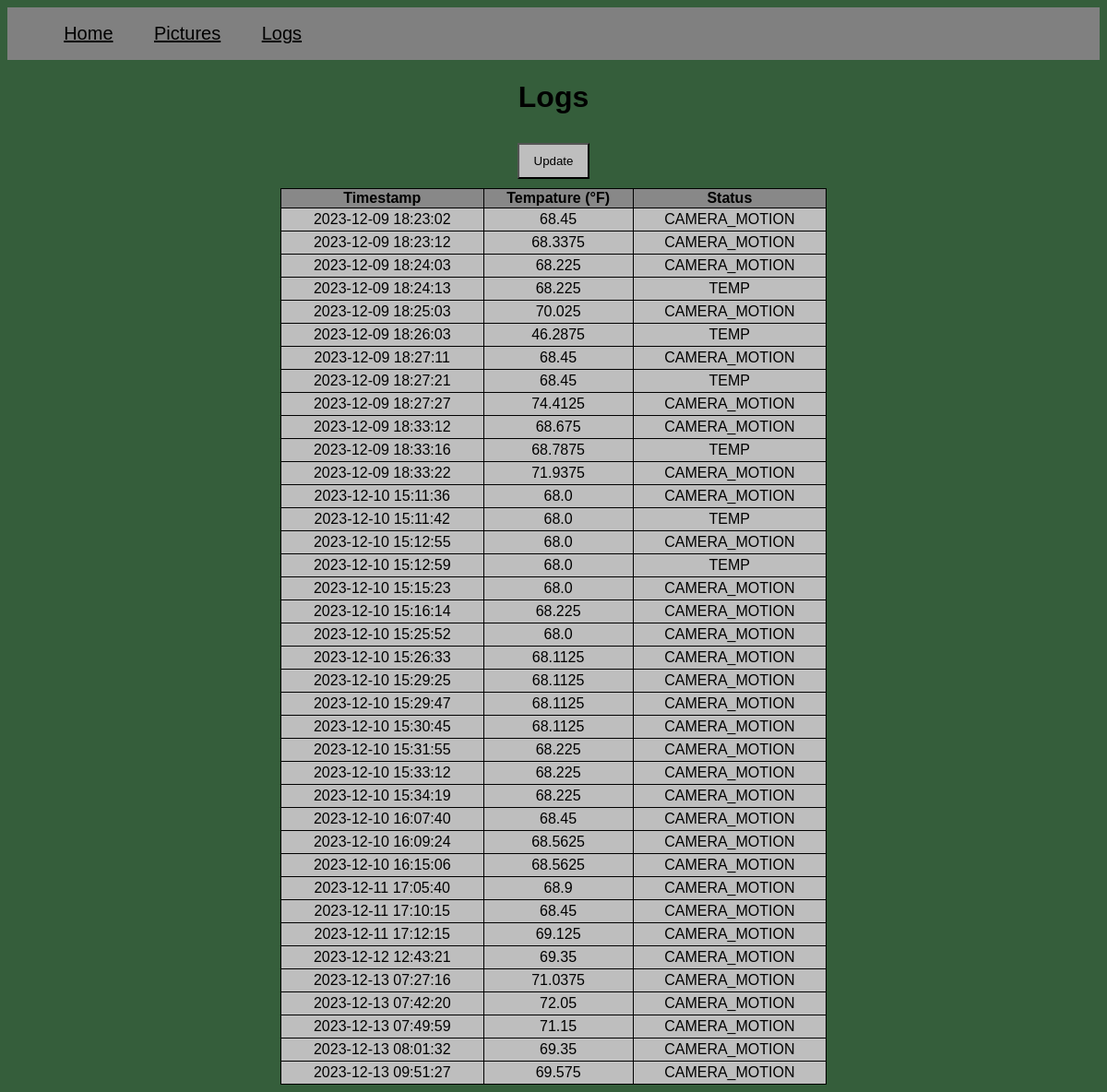
Page /logs on the committed database.
### app.py (models this page shows)
class MotionDect(db.Model):
    id = db.Column(db.Integer, primary_key = True)
    timeStamp = db.Column(db.DateTime, nullable = False)
    temp = db.Column(db.Float, nullable = False)
    status = db.Column(db.String(30), nullable= False)

### app.py (the view, shortened to what this page needs)
@app.route('/logs', methods = ['POST', 'GET'])
def logs():
    logTable = MotionDect.query.all()
    return render_template('logs.html', table = logTable)

### templates/logs.html (shortened to what this page needs)
{% extends 'base.html' %}
{% block content %}
<h1 align="center">Logs</h1>
<div class = "buttons">
     <form action="/logs" method = "POST">
        <input type="submit" value="Update" name = "table">
    </form>
</div>
<div class = "logtable">
    <table>
        <tr class = "header" >
            <th>Timestamp</th>
            <th>Tempature (°F) </th>
            <th>Status</th>
        </tr>
        {% for i in table %}
        <tr class = "table">
            <td>{{i.timeStamp}}</td>
            <td>{{i.temp}}</td>
            <td>{{i.status}}</td>
        </tr>
        {% endfor %}
    </table>
</div>
{% endblock %}

### templates/base.html (shortened to what this page needs)
<!DOCTYPE html>
<html>
    <head>
        <link href ="/static/style.css" rel = "stylesheet">
    </head>
    <body>
        <nav class = "nav">
            <ul>
                <a href = "/">Home</a>
                <a href = "/display">Pictures</a>
                <a href="/logs"> Logs</a>
            </ul>
        </nav>
        {% block content %}
        {% endblock %}
    </body>
</html>

### static/style.css (style rules this page uses)
body { font-family: Arial, Helvetica, sans-serif; background-color: #355E3B; }
h1, h5 { color: black; text-align: center; }
.nav { background-color: #808080; list-style-type: none; text-align: left; margin: 0; padding: 0.1%; }
.nav a { padding: 20px; font-size: 20px; color: black; }
.buttons { text-align:center; }
table, td, th { border: 1px solid black; background-color: #BEBEBE; }
td { text-align: center; padding: 3px; }
th { background-color: #888888; }
table { border-collapse: collapse; width: 50%; margin: 0% 25% 0% 25%; }
input[type=submit] { padding: 10px 16px; margin: 10px 32px; background-color: #BEBEBE; }

### rows in the picture
MotionDect: timeStamp "2023-12-09 18:23:02", temp "68.45", status "CAMERA_MOTION"
MotionDect: timeStamp "2023-12-09 18:23:12", temp "68.3375", status "CAMERA_MOTION"
MotionDect: timeStamp "2023-12-09 18:24:03", temp "68.225", status "CAMERA_MOTION"
MotionDect: timeStamp "2023-12-09 18:24:13", temp "68.225", status "TEMP"
MotionDect: timeStamp "2023-12-09 18:25:03", temp "70.025", status "CAMERA_MOTION"
MotionDect: timeStamp "2023-12-09 18:26:03", temp "46.2875", status "TEMP"
MotionDect: timeStamp "2023-12-09 18:27:11", temp "68.45", status "CAMERA_MOTION"
MotionDect: timeStamp "2023-12-09 18:27:21", temp "68.45", status "TEMP"
MotionDect: timeStamp "2023-12-09 18:27:27", temp "74.4125", status "CAMERA_MOTION"
MotionDect: timeStamp "2023-12-09 18:33:12", temp "68.675", status "CAMERA_MOTION"
MotionDect: timeStamp "2023-12-09 18:33:16", temp "68.7875", status "TEMP"
MotionDect: timeStamp "2023-12-09 18:33:22", temp "71.9375", status "CAMERA_MOTION"
MotionDect: timeStamp "2023-12-10 15:11:36", temp "68.0", status "CAMERA_MOTION"
MotionDect: timeStamp "2023-12-10 15:11:42", temp "68.0", status "TEMP"
MotionDect: timeStamp "2023-12-10 15:12:55", temp "68.0", status "CAMERA_MOTION"
MotionDect: timeStamp "2023-12-10 15:12:59", temp "68.0", status "TEMP"
MotionDect: timeStamp "2023-12-10 15:15:23", temp "68.0", status "CAMERA_MOTION"
MotionDect: timeStamp "2023-12-10 15:16:14", temp "68.225", status "CAMERA_MOTION"
MotionDect: timeStamp "2023-12-10 15:25:52", temp "68.0", status "CAMERA_MOTION"
MotionDect: timeStamp "2023-12-10 15:26:33", temp "68.1125", status "CAMERA_MOTION"
MotionDect: timeStamp "2023-12-10 15:29:25", temp "68.1125", status "CAMERA_MOTION"
MotionDect: timeStamp "2023-12-10 15:29:47", temp "68.1125", status "CAMERA_MOTION"
MotionDect: timeStamp "2023-12-10 15:30:45", temp "68.1125", status "CAMERA_MOTION"
MotionDect: timeStamp "2023-12-10 15:31:55", temp "68.225", status "CAMERA_MOTION"
MotionDect: timeStamp "2023-12-10 15:33:12", temp "68.225", status "CAMERA_MOTION"
MotionDect: timeStamp "2023-12-10 15:34:19", temp "68.225", status "CAMERA_MOTION"
MotionDect: timeStamp "2023-12-10 16:07:40", temp "68.45", status "CAMERA_MOTION"
MotionDect: timeStamp "2023-12-10 16:09:24", temp "68.5625", status "CAMERA_MOTION"
MotionDect: timeStamp "2023-12-10 16:15:06", temp "68.5625", status "CAMERA_MOTION"
MotionDect: timeStamp "2023-12-11 17:05:40", temp "68.9", status "CAMERA_MOTION"
MotionDect: timeStamp "2023-12-11 17:10:15", temp "68.45", status "CAMERA_MOTION"
MotionDect: timeStamp "2023-12-11 17:12:15", temp "69.125", status "CAMERA_MOTION"
MotionDect: timeStamp "2023-12-12 12:43:21", temp "69.35", status "CAMERA_MOTION"
MotionDect: timeStamp "2023-12-13 07:27:16", temp "71.0375", status "CAMERA_MOTION"
MotionDect: timeStamp "2023-12-13 07:42:20", temp "72.05", status "CAMERA_MOTION"
MotionDect: timeStamp "2023-12-13 07:49:59", temp "71.15", status "CAMERA_MOTION"
MotionDect: timeStamp "2023-12-13 08:01:32", temp "69.35", status "CAMERA_MOTION"
MotionDect: timeStamp "2023-12-13 09:51:27", temp "69.575", status "CAMERA_MOTION"
